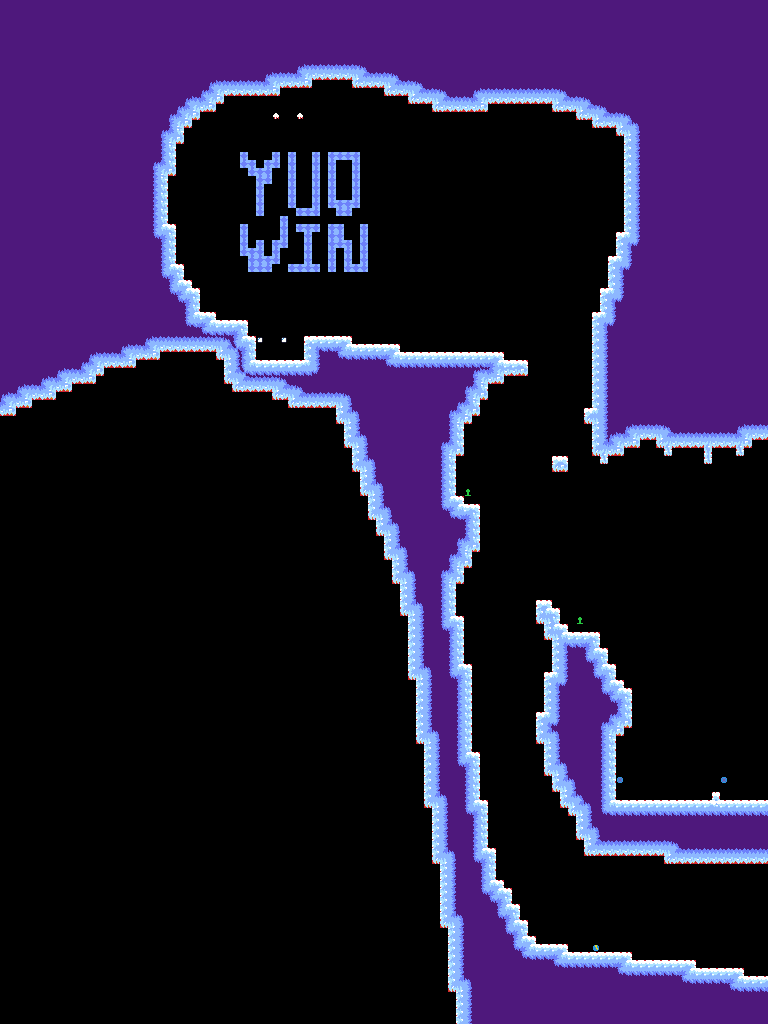

This is a level from a 2D game, rendered from its Tiled map with the project's own tilesets. A one-line summary and the map file follow, with tile-layer data summarised:
An orthogonal 96x128 tile map with 8x8 px tiles, 6 tile layers (bg, fg, entity, draft, ...), 2 tilesets.

<map version="1.9" tiledversion="1.9.2" orientation="orthogonal" renderorder="right-down" width="96" height="128" tilewidth="8" tileheight="8" infinite="0" nextlayerid="7" nextobjectid="1">
 <editorsettings>
  <export target="../../assets/world/room/ice2.json" format="json" />
 </editorsettings>
 <tileset firstgid="1" source="../rules/tools/tools.tsx" />
 <tileset firstgid="325" source="../tilesets/ice.tsx" />
 <layer id="1" name="bg" width="96" height="128">
  <data>[12288 cells, 103 non-empty, 1 distinct tile ids]</data>
 </layer>
 <layer id="2" name="fg" width="96" height="128">
  <data>[12288 cells, 0 non-empty, 0 distinct tile ids]</data>
 </layer>
 <layer id="3" name="entity" width="96" height="128">
  <data>[12288 cells, 9 non-empty, 5 distinct tile ids]</data>
 </layer>
 <layer id="4" name="draft" width="96" height="128">
  <data>[12288 cells, 4530 non-empty, 1 distinct tile ids]</data>
 </layer>
 <layer id="5" name="bg_draft" width="96" height="128">
  <data>[12288 cells, 0 non-empty, 0 distinct tile ids]</data>
 </layer>
 <layer id="6" name="map" width="96" height="128">
  <data>[12288 cells, 4530 non-empty, 31 distinct tile ids]</data>
 </layer>
</map>